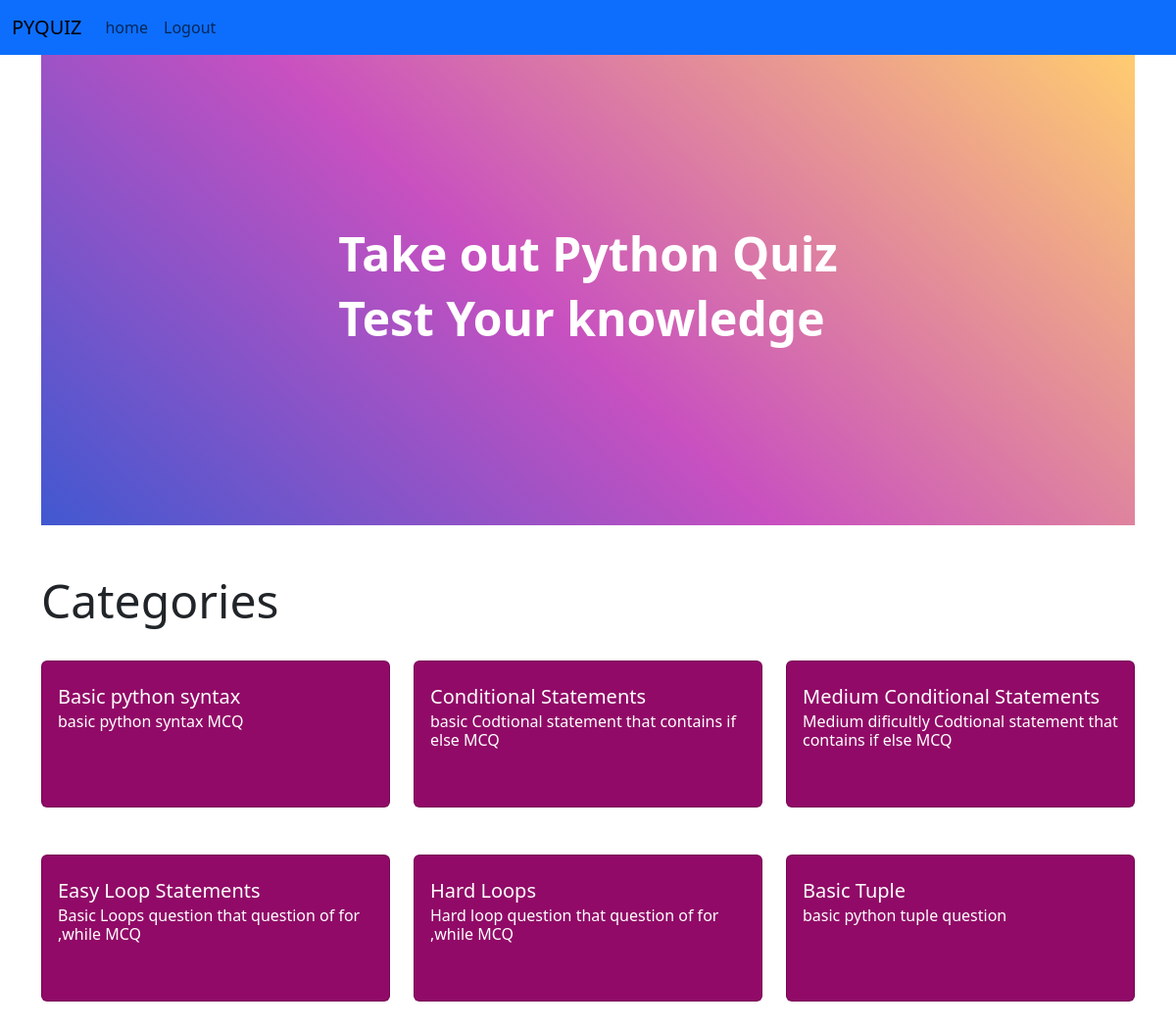
The app's page / (signed in) with its own data.
### website/models.py (models this page shows)
class Quiz(db.Model):
    quiz_id = db.Column(db.Integer, primary_key=True)
    title = db.Column(db.String(155))
    description = db.Column(db.String(500))
    questions = db.relationship('Question', backref='quiz', lazy=True)

### website/views.py (the view)
@views.route('/', methods=['GET', 'POST'])
@login_required
def home():
    quizzes = getQuiz()
    return render_template('home.html', user=current_user, quizzes=quizzes)

### website/__init__.py (called while the page is built)
def create_app():
    app = Flask(__name__)
    app.config['SECRET_KEY'] = 'KBMKENNEOLE'
    app.config['SQLALCHEMY_DATABASE_URI'] = 'sqlite:///database.db'
    db.init_app(app)
    from .views import views
    from .auth import auth
    from .admin import admin
    from .models import User, Quiz, Question, Option
    app.register_blueprint(views, url_prefix='/')
    app.register_blueprint(auth, url_prefix='/')
    app.register_blueprint(admin,url_prefix='/admin')
    create_database(app)
    login_manager=LoginManager()
    login_manager.login_view='auth.login'
    login_manager.init_app(app)
    @login_manager.user_loader
    def load_user(id):
        return User.query.get(int(id))
    return app

### website/views.py (called while the page is built)
def getQuiz():
    quizzes = Quiz.query.all()
    return quizzes

### website/templates/home.html
{% extends "base.html" %} {% block title %}Home page{% endblock %} {% block
content %}
<div class="h-75">
  <div class="h-100 w-100 bg-secondary vh-50 flex">
    <div>
      <h2 class="heading text-white fw-bolder">Take out Python Quiz</h2>
      <h2 class="heading text-white fw-bolder">Test Your knowledge</h2>
    </div>
  </div>
</div>
<div class="my-5">
    <h2 class="heading">Categories</h2>
  <div class="row">
    {% for quiz in quizzes %}
    <div class="col-sm-6 col-md-4 my-4 " onclick="getQuestion( {{ quiz.quiz_id }} )" >
    <div class="card bg-1 h-65">
        <div class="card-body ">
          <h5 class="card-title my-2">{{ quiz.title }}</h5>
          <h6 class="card-subtitle ">{{ quiz.description }}</h6>
        </div>
      </div>
    </div>{% endfor%}
  </div>
</div>
{% endblock %}

### website/templates/base.html (shortened to what this page needs)
<!DOCTYPE html>
<html lang="en">
  <head>
    <link
      rel="stylesheet"
      href="https://cdn.jsdelivr.net/npm/bootstrap@5.3.2/dist/css/bootstrap.min.css"
    />
    <link rel="stylesheet" href="../static/style.css" />
  </head>
  <body class="bg">
    <nav class="navbar navbar-expand-lg bg-primary">
      <div class="container-fluid">
        <a class="navbar-brand" href="#">PYQUIZ</a>
        <div class="collapse navbar-collapse" id="navbarNav">
          <ul class="navbar-nav">
            {% if user.is_authenticated %}
            <li class="nav-item">
              <a class="nav-link" aria-disabled="true" href="/">home</a>
            </li>
            <li class="nav-item">
              <a class="nav-link" href="/logout">Logout</a>
            </li>
            {% endif%}
          </ul>
        </div>
      </div>
    </nav>
    <div class="container">{% block content %}{% endblock %}</div>
  </body>
</html>

### website/static/style.css (style rules this page uses)
* { margin: 0; padding: 0; }
.vh-50 { min-height: 60vh; background-color: #4158D0; background-image: linear-gradient(43deg, #4158D0 0%, #C850C0 46%, #FFCC70 100%); }
.flex { display: flex; align-items: center; justify-content: center; }
.heading { font-size:3rem; }
.bg-1 { background-color: #910A67; color: white; cursor: pointer; }
.h-65 { min-height: 150px; }

### records on screen
Quiz: title "Basic python syntax", description "basic python syntax MCQ"
Quiz: title "Conditional Statements", description "basic Codtional statement that contains if else MCQ"
Quiz: title "Medium Conditional Statements", description "Medium dificultly Codtional statement that contains if else MCQ"
Quiz: title "Easy Loop Statements", description "Basic Loops question that question of for ,while MCQ"
Quiz: title "Hard Loops", description "Hard loop question that question of for ,while MCQ"
Quiz: title "Basic Tuple", description "basic python tuple question"
